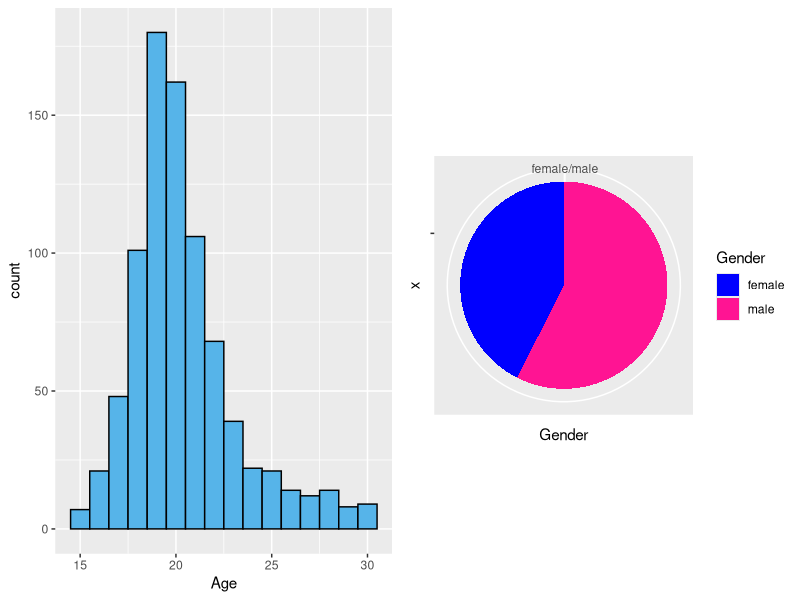
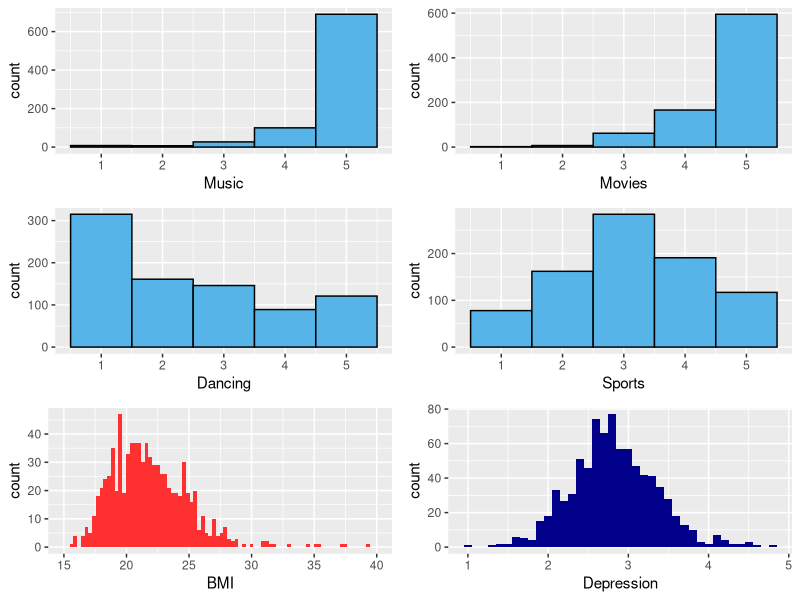
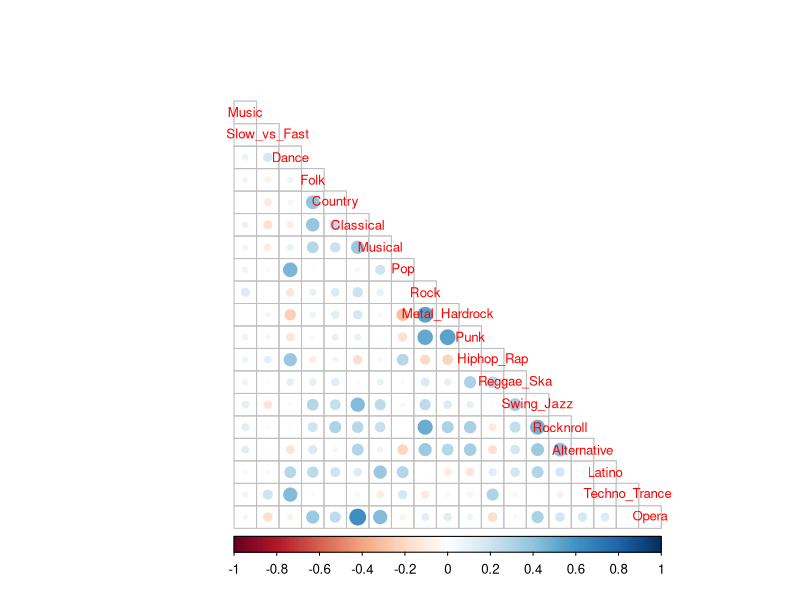
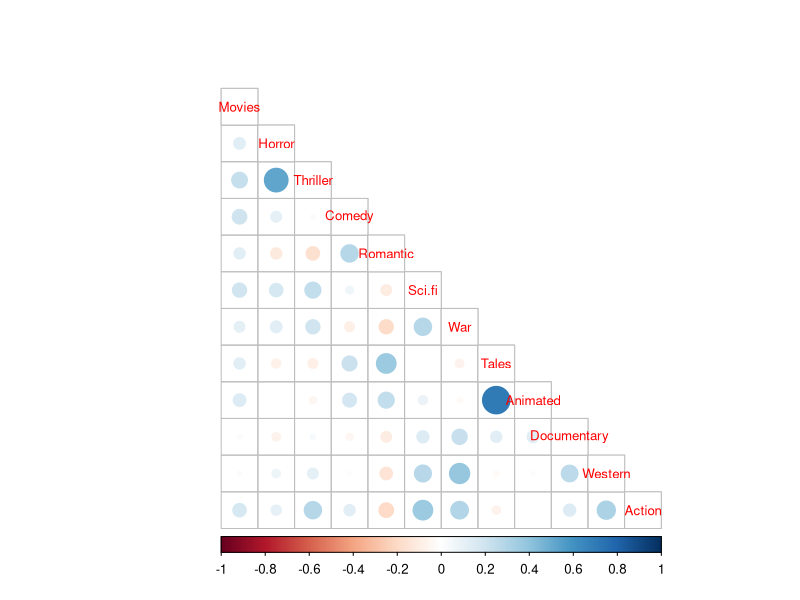
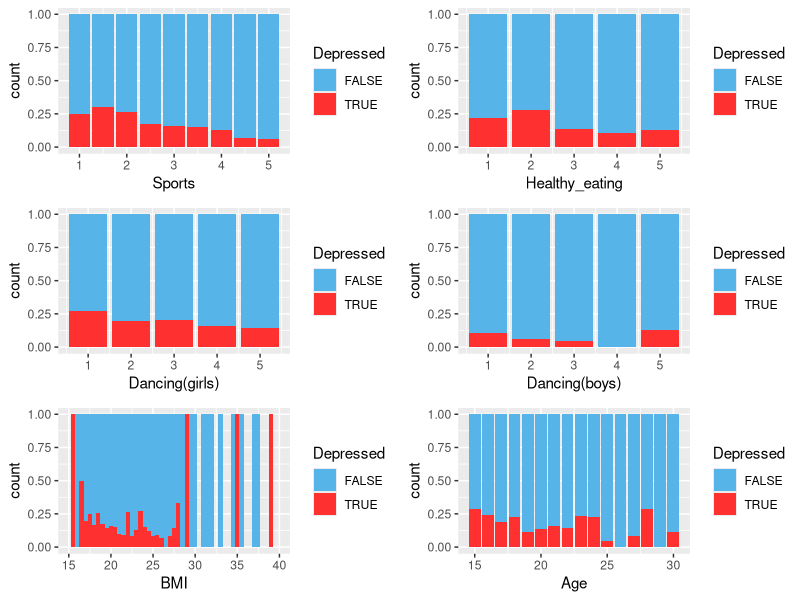
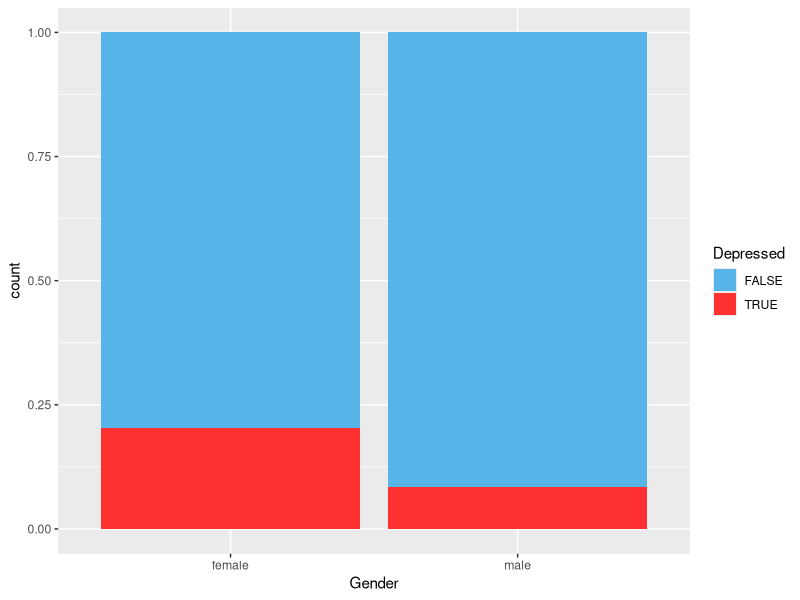
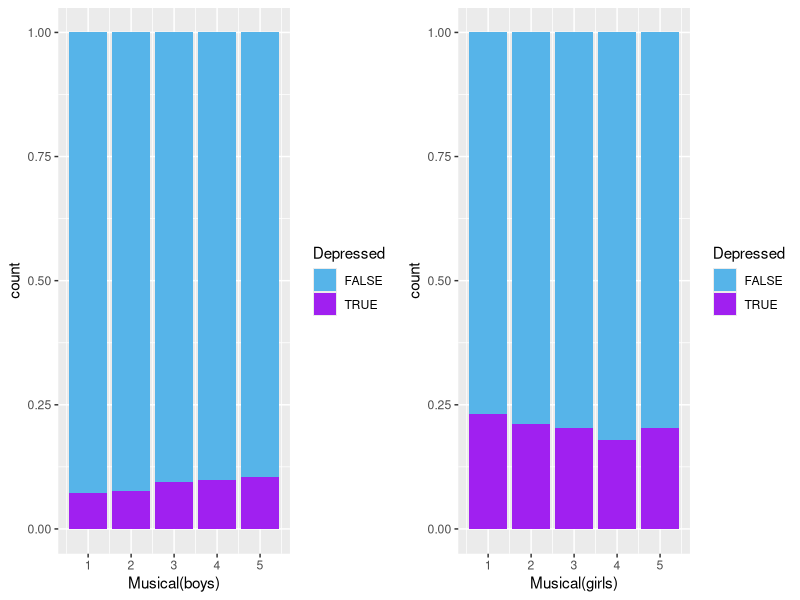
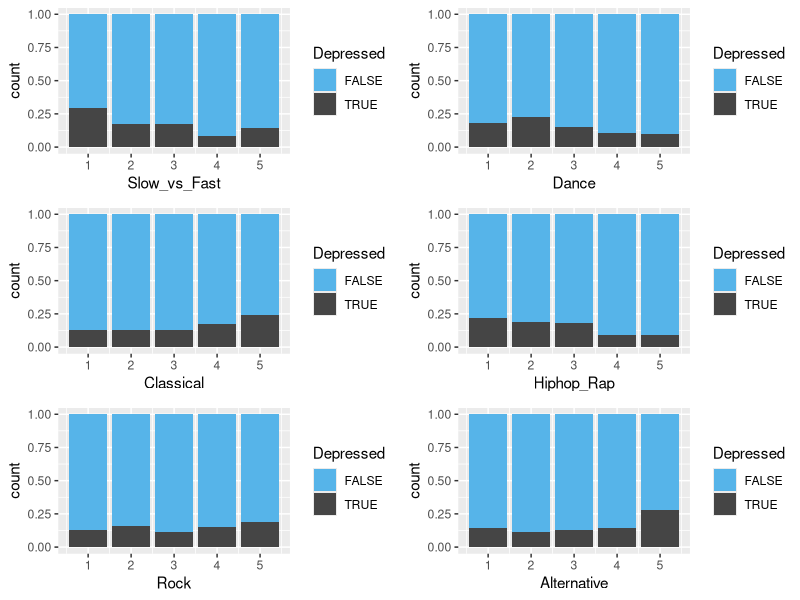

Generate these figures, in order, with R:
## ---- chunk 1
library("tidyverse")
library("ggplot2")
library("dplyr")
library("GGally")
library("corrplot")
library("gridExtra")
ym <- read.table("data/young_minds.txt")
Palette <- c("#56B4E9", "firebrick1")
Palette2 <- c("#56B4E9", "gray27")
Palette3 <- c("#56B4E9", "orange")
Palette4 <- c("#56B4E9", "purple")
sexpalette = c("blue", "deeppink")
## ---- chunk 2
glimpse(ym)
summary(ym$Gender)
summary(ym$Depressed)
age <- ggplot(ym, aes(x = Age)) + geom_histogram(binwidth = 1, color = "black", fill = "#56B4E9")
sex <- ggplot(ym, aes(x = "" , y  = Gender, fill=Gender)) + geom_bar(width = 1, stat = "identity") + coord_polar("y", start=0) + scale_fill_manual(values=sexpalette)

grid.arrange(age, sex, ncol=2)


## ---- chunk 3
Mu <- ggplot(ym, aes(x = Music)) + geom_histogram(binwidth = 1, color = "black", fill = "#56B4E9")
Mo <- ggplot(ym, aes(x = Movies)) + geom_histogram(binwidth = 1, color = "black", fill = "#56B4E9")
Da <- ggplot(ym, aes(x = Dancing)) + geom_histogram(binwidth = 1, color = "black", fill = "#56B4E9")
Sp <- ggplot(ym, aes(x = Sports)) + geom_histogram(binwidth = 1, color = "black", fill = "#56B4E9")
Bm <- ggplot(ym, aes(x = BMI)) + geom_histogram(binwidth = 0.3, fill = "firebrick1") + xlim(15, 40)
De <- ggplot(ym, aes(x = Depression)) + geom_histogram(binwidth = 0.1, fill = "darkblue")
grid.arrange(Mu, Mo, Da, Sp, Bm, De, ncol=2)
## ---- chunk 4
music_matrix <- cor(ym[9:27]) %>% round(digits = 2)
movie_matrix <- cor(ym[28:39]) %>% round(digits = 2)

corrplot(music_matrix, method="circle", type="lower", cl.pos = "b", tl.pos = "d", tl.cex = 0.8)
corrplot(movie_matrix, method="circle", type="lower", cl.pos = "b", tl.pos = "d", tl.cex = 0.8)
## ---- chunk 5
spoD <- ggplot(ym, aes(x = Sports, fill = Depressed)) + geom_bar(position="fill") + scale_fill_manual(values=Palette)
eatD <- ggplot(ym, aes(x = Healthy_eating, fill = Depressed)) + geom_bar(position="fill") + scale_fill_manual(values=Palette)
danD <- ggplot(filter(ym, Gender == "female"), aes(x = Dancing, fill = Depressed)) + geom_bar(position="fill") + scale_fill_manual(values=Palette) +xlab("Dancing(girls)")
danDb <- ggplot(filter(ym, Gender == "male"), aes(x = Dancing, fill = Depressed)) + geom_bar(position="fill") + scale_fill_manual(values=Palette) +xlab("Dancing(boys)")
bmiD <- ggplot(ym, aes(x = BMI, fill = Depressed)) + geom_histogram(binwidth = 0.5 , position="fill") + scale_fill_manual(values=Palette)+xlim(15,40)
ageD <- ggplot(ym, aes(x = Age, fill = Depressed)) + geom_bar(position="fill") + scale_fill_manual(values=Palette)
grid.arrange(spoD, eatD, danD, danDb, bmiD, ageD, ncol=2)
## ---- chunk 6
genD <- ggplot(ym, aes(x = Gender, fill = Depressed)) + geom_bar(position="fill") + scale_fill_manual(values=Palette)
genD
## ---- chunk 7
cor(ym[9:27], ym[4]) %>% round(digits = 2)
cor(ym[28:39], ym[4]) %>% round(digits = 2)
## ---- chunk 8
musicalboys <- ggplot(filter(ym, Gender == "male"), aes(x = Musical, fill = Depressed)) + geom_bar(position="fill") + scale_fill_manual(values=Palette4) + xlab("Musical(boys)") 
musicalgirls <- ggplot(filter(ym, Gender == "female"), aes(x = Musical, fill = Depressed)) + geom_bar(position="fill") + scale_fill_manual(values=Palette4) + xlab("Musical(girls)")
grid.arrange(musicalboys, musicalgirls, ncol=2)

## ---- chunk 9
slowD <- ggplot(ym, aes(x = Slow_vs_Fast, fill = Depressed)) + geom_bar(position="fill") + scale_fill_manual(values=Palette2)
danceD <- ggplot(ym, aes(x = Dance, fill = Depressed)) + geom_bar(position="fill") + scale_fill_manual(values=Palette2)
classicalD <- ggplot(ym, aes(x = Classical, fill = Depressed)) + geom_bar(position="fill") + scale_fill_manual(values=Palette2)
rapD <- ggplot(ym, aes(x = Hiphop_Rap, fill = Depressed)) + geom_bar(position="fill") + scale_fill_manual(values=Palette2)
rockD <- ggplot(ym, aes(x = Rock, fill = Depressed)) + geom_bar(position="fill") + scale_fill_manual(values=Palette2)
altD <- ggplot(ym, aes(x = Alternative, fill = Depressed)) + geom_bar(position="fill") + scale_fill_manual(values=Palette2)
grid.arrange(slowD, danceD, classicalD, rapD, rockD, altD, ncol=2)
## ---- chunk 10
romD <- ggplot(ym, aes(x = Romantic, fill = Depressed)) + geom_bar(position="fill") + scale_fill_manual(values=Palette3)
actD <- ggplot(ym, aes(x = Action, fill = Depressed)) + geom_bar(position="fill") + scale_fill_manual(values=Palette3)
grid.arrange(romD, actD, ncol=2)
## ---- chunk 11
m_music <- glm(Depressed ~ Slow_vs_Fast + Hiphop_Rap + Dance, data = ym, family = "binomial")
summary(m_music)
## ---- chunk 12
m <- glm(Depressed ~ Sports + Healthy_eating + Gender, data = ym, family = "binomial")
summary(m)
## ---- chunk 13
m_music2 <- glm(Depressed ~ Rock + Classical + Alternative, data = ym, family = "binomial")
summary(m_music2)
## ---- chunk 14
m_movies <- glm(Depressed ~ Romantic + Tales + Animated, data = ym, family = "binomial")
summary(m_movies)

m_movies2 <- glm(Depressed ~ Action + Western, data = ym, family = "binomial")
summary(m_movies2)

m_bonus <- glm(Depressed ~ Action + Hiphop_Rap + Sports, data = ym, family = "binomial")
summary(m_bonus)
m_bonus2 <- glm(Depressed ~ Action, data = ym, family = "binomial")
summary(m_bonus2)
